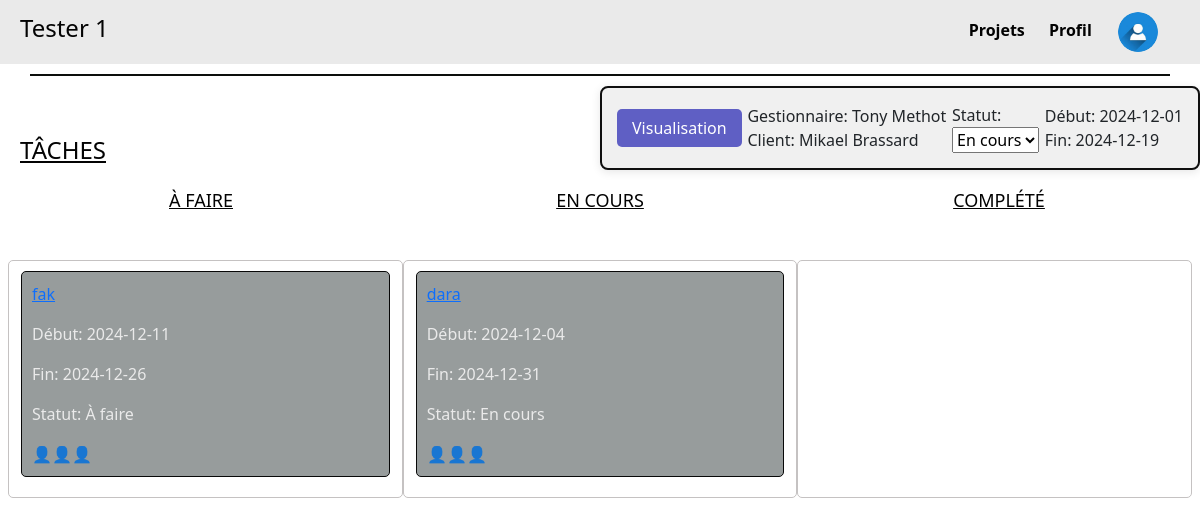
The app's page /projet/2 with its own data.
### tables this page shows
CREATE TABLE Projet_proj (
    proj_id INTEGER PRIMARY KEY,
    proj_clnt_id INTEGER NOT NULL,
    proj_etat_etat INTEGER NOT NULL,
    proj_emp_id INTEGER NOT NULL,
    proj_nom TEXT NOT NULL,
    proj_dateDebut DATE,
    proj_dateFin DATE,
    proj_isTemplate BOOLEAN,
    FOREIGN KEY (proj_clnt_id) REFERENCES Client_clnt(clnt_id),
    FOREIGN KEY (proj_etat_etat) REFERENCES Etat_etat(etat_id),
    FOREIGN KEY (proj_emp_id) REFERENCES Employee_emp(emp_id)
);

CREATE TABLE Tache_tch (
    tch_id INTEGER PRIMARY KEY,
    tch_proj_id INTEGER NOT NULL,
    tch_etat_etat INTEGER NOT NULL,
    tch_parent INTEGER,
    tch_nom TEXT NOT NULL,
    tch_dateDebut DATE,
    tch_dateFin DATE,
    FOREIGN KEY (tch_proj_id) REFERENCES Projet_proj(proj_id),
    FOREIGN KEY (tch_etat_etat) REFERENCES Etat_etat(etat_id),
    FOREIGN KEY (tch_parent) REFERENCES Tache_tch(tch_id)
);

CREATE TABLE Etat_etat (
    etat_id INTEGER PRIMARY KEY,
    etat_nom TEXT NOT NULL
);

### main.py (the view)
@app.route('/projet/<int:id>', methods=['GET'])
def projet(id):
    projet = get_projet_by_id(id)
    if projet is None:
        return "Project not found", 404  # Or render a custom 404 page
    taches = get_taches_by_project(id)
    print(taches)
    return render_template('projet.html', projet=projet, taches=taches)

### main.py (called while the page is built)
def get_taches_by_project(proj_id):
    conn = sqlite3.connect(DB)  # Connect to the database
    cursor = conn.cursor()
    query = """
    SELECT
        Tache_tch.tch_id AS id,
        Tache_tch.tch_proj_id AS projet_id,
        Etat_etat.etat_nom AS statut,  -- Get the status name instead of its ID
        Tache_tch.tch_nom AS nom,
        Tache_tch.tch_dateDebut AS dateDebut,
        Tache_tch.tch_dateFin AS dateFin
    FROM Tache_tch
    LEFT JOIN Etat_etat ON Tache_tch.tch_etat_etat = Etat_etat.etat_id  -- Join with the Etat_etat table
    WHERE Tache_tch.tch_proj_id = ? AND Tache_tch.tch_parent IS NULL;
    """
    cursor.execute(query, (proj_id,))
    taches = cursor.fetchall()
    conn.close()
    return taches

### templates/projet.html (shortened to what this page needs)
<!DOCTYPE html>
<html lang="fr">
  <head>
    <link rel="stylesheet" href="/static/css/style.css" />
    <link
      href="https://cdn.jsdelivr.net/npm/bootstrap@5.3.3/dist/css/bootstrap.min.css"
      rel="stylesheet"
    />
  </head>
  <body>
    <div class="header">
      <h4>{{ projet[4] }}</h4>
      <div class="menu">
        <a href="{{ url_for('listeProjets') }}" class="highlight-link"
          >Projets</a
        >
        <a href="{{ url_for('profil') }}" class="highlight-link">Profil</a>
        <a href="#" class="user-icon">
          <img
            src="../static/images/icon_utiliateur.jpg"
            alt="User Icon"
            width="40"
            height="40"
          />
        </a>
      </div>
    </div>
    <div class="divider"></div>
    <h4 class="taches">TÂCHES</h4>
    <div class="project-details">
    <div>     <a href="{{ url_for('visualization', project_id=projet[0]) }}" class="vis-button">Visualisation</a> </div>
      <div class="part1">
        <p>Gestionnaire: {{ projet[8] }}</p>
        <p>Client: {{ projet[7] }}</p>
      </div>
      <div class="part2">
        <label for="status">Statut:</label>
        <select id="status">
          <option value="en_cours">En cours</option>
        </select>
      </div>
      <div class="part3">
        <p>Début: {{ projet[5] }}</p>
        <p>Fin: {{ projet[6] }}</p>
      </div>
    </div>
    <div class="task-status">
      <h4 class="A_faire">À FAIRE</h4>
      <h4 class="en_cours">EN COURS</h4>
      <h4 class="complete">COMPLÉTÉ</h4>
    </div>
    <div class="tasks-container row">
      <div
        data-column="1"
        class="column col-12 col-md-4"
        ondrop="drop(event)"
        ondragover="allowDrop(event)"
      >
        {% for tache in taches %} {% if tache[2] == "À faire" %}
        <div
          class="task"
          id="task{{ tache[0] }}"
          draggable="true"
          ondragstart="drag(event)"
        >
          <a href="{{ url_for('tache', proj_id=projet[0], task_id=tache[0]) }}">
            <p>{{ tache[3] }}</p>
          </a>
          <p>Début: {{ tache[4] }}</p>
          <p>Fin: {{ tache[5] }}</p>
          <p>Statut: {{ tache[2] }}</p>
          <div class="icons">👤👤👤</div>
        </div>
        {% endif %} {% endfor %}
      </div>
      <div
        data-column="2"
        class="column col-12 col-md-4"
        ondrop="drop(event)"
        ondragover="allowDrop(event)"
      >
         {% for tache in taches %} {% if tache[2] == "Termine" %}
        <div
          class="task"
          id="task{{ tache[0] }}"
          draggable="true"
          ondragstart="drag(event)"
        >
          <a href="{{ url_for('tache', proj_id=projet[0], task_id=tache[0]) }}">
            <p>{{ tache[3] }}</p>
          </a>
          <p>Début: {{ tache[4] }}</p>
          <p>Fin: {{ tache[5] }}</p>
          <p>Statut: En cours </p>
          <div class="icons">👤👤👤</div>
        </div>
        {% endif %} {% endfor %}
      </div>
      <div
        data-column="3"
        class="column col-12 col-md-4"
        ondrop="drop(event)"
        ondragover="allowDrop(event)"
      >
      </div>
    </div>
  </body>
</html>

### static/css/style.css (style rules this page uses)
body { font-family: Arial, sans-serif; margin: 0; padding: 0; background: #eaeaea; background-size: cover; }
.header { display: flex; justify-content: space-between; align-items: center; background-color: #eaeaea; padding: 10px 20px; color: #030303; }
.divider { width: 95%; height: 2px; background-color: #0c0e0c; margin: 10px auto; }
.taches { position: absolute; left: 20px; margin-top: 50px; text-decoration: underline; color: #030303; }
.highlight-link { position: relative; text-decoration: none; color: #a80c67; padding: 5px 0; }
.menu a { margin-right: 20px; text-decoration: none; color: #020202; font-weight: bold; }
.user-icon { display: inline-block; font-size: 20px; border: 2px solid transparent; background-color: transparent; border-radius: 50%; margin-top: auto; vertical-align: middle; border-radius: 100%; overflow: hidden; margin: 0; padding: 0; }
.project-details { top: 20px; right: 20px; width: 90%; margin-left: auto; max-width: 600px; background-color: #f0f0f0; border: 2px solid #0f0f0f; border-radius: 8px; padding: 15px; box-shadow: 0 2px 10px rgba(3, 3, 3, 0.1); display: flex; justify-content: space-between; align-items: center; }
.part1, .part2, .part3 { display: flex; flex-direction: column; }
.part1 p, .part2 p, .part3 p { margin: 0; }
.column { width: 100%; background-color: transparent; padding: 10px; border: 1px solid #c5c2c2; border-radius: 5px; margin-bottom: 20px; }
.task { background-color: #979c9c; padding: 10px; margin-bottom: 10px; border-radius: 5px; border: 1px solid #080808; color: #eaeaea; }
.icons { display: flex; justify-content: flex-start; }
.task-status { display: flex; justify-content: space-evenly; margin-bottom: 20px; flex-wrap: wrap; }
.A_faire, .en_cours, .complete { margin-top: 20px; font-size: 18px; color: #020202; text-decoration: underline; text-align: center; width: 100%; }
@media (min-width: 576px) { .A_faire, .en_cours, .complete { width: auto; } }
.tasks-container { display: flex; flex-wrap: wrap; justify-content: space-between; padding: 20px; }
@media (min-width: 768px) { .A_faire, .en_cours, .complete { width: 33%; } }
.task { background-color: #979c9c; padding: 10px; margin-bottom: 10px; border-radius: 5px; border: 1px solid #080808; color: #eaeaea; cursor: move; }
.vis-button { background-color: #5f5fc4; color: white; border: none; padding: 8px 15px; border-radius: 5px; cursor: pointer; text-decoration: none; }

### records on screen
Projet_proj: proj_nom "Tester 1", proj_dateDebut "2024-12-01", proj_dateFin "2024-12-19"
Tache_tch: tch_nom "fak", tch_dateDebut "2024-12-11", tch_dateFin "2024-12-26", etat_nom "À faire"
Tache_tch: tch_nom "dara", tch_dateDebut "2024-12-04", tch_dateFin "2024-12-31"

### other values on screen
{{ projet[8] }} "Tony Methot"
{{ projet[7] }} "Mikael Brassard"
